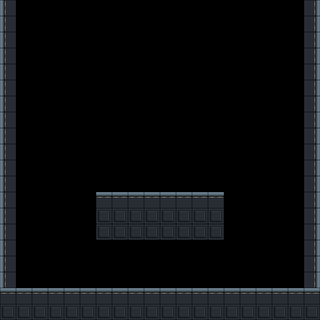

This is a level from a 2D game, rendered from its Tiled map with the project's own tilesets. A one-line summary and the complete map file follow:
An orthogonal 20x20 tile map with 16x16 px tiles, 1 tile layer (wg-tiles) and 2 objects (entry_bottom, exit_top).

<map version="1.10" tiledversion="1.11.2" orientation="orthogonal" renderorder="right-down" width="20" height="20" tilewidth="16" tileheight="16" infinite="0" nextlayerid="5" nextobjectid="6">
 <properties>
  <property name="biome" value="default" />
  <property name="chunk_id" value="vertical_break_01" />
  <property name="difficulty" type="int" value="1" />
  <property name="max_enemies" type="int" value="0" />
  <property name="min_enemies" type="int" value="0" />
  <property name="tags" value="break" />
 </properties>
 <tileset firstgid="1" source="../levels/tilesets/cyberpunk-tiles.tsx" />
 <layer id="1" name="wg-tiles" width="20" height="20">
  <properties>
   <property name="render" type="bool" value="true" />
  </properties>
  <data encoding="csv">
18,0,0,0,0,0,0,0,0,0,0,0,0,0,0,0,0,0,0,17,
18,0,0,0,0,0,0,0,0,0,0,0,0,0,0,0,0,0,0,17,
18,0,0,0,0,0,0,0,0,0,0,0,0,0,0,0,0,0,0,17,
18,0,0,0,0,0,0,0,0,0,0,0,0,0,0,0,0,0,0,17,
18,0,0,0,0,0,0,0,0,0,0,0,0,0,0,0,0,0,0,17,
18,0,0,0,0,0,0,0,0,0,0,0,0,0,0,0,0,0,0,17,
18,0,0,0,0,0,0,0,0,0,0,0,0,0,0,0,0,0,0,17,
18,0,0,0,0,0,0,0,0,0,0,0,0,0,0,0,0,0,0,17,
18,0,0,0,0,0,0,0,0,0,0,0,0,0,0,0,0,0,0,17,
18,0,0,0,0,0,0,0,0,0,0,0,0,0,0,0,0,0,0,17,
18,0,0,0,0,0,0,0,0,0,0,0,0,0,0,0,0,0,0,17,
18,0,0,0,0,0,0,0,0,0,0,0,0,0,0,0,0,0,0,17,
18,0,0,0,0,0,16,16,16,16,16,16,16,16,0,0,0,0,0,17,
18,0,0,0,0,0,28,28,28,28,28,28,28,28,0,0,0,0,0,17,
18,0,0,0,0,0,28,28,28,28,28,28,28,28,0,0,0,0,0,17,
18,0,0,0,0,0,0,0,0,0,0,0,0,0,0,0,0,0,0,17,
18,0,0,0,0,0,0,0,0,0,0,0,0,0,0,0,0,0,0,17,
18,0,0,0,0,0,0,0,0,0,0,0,0,0,0,0,0,0,0,17,
16,16,16,16,16,16,16,16,16,16,16,16,16,16,16,16,16,16,16,16,
28,28,28,28,28,28,28,28,28,28,28,28,28,28,28,28,28,28,28,28
</data>
 </layer>
 <objectgroup id="2" name="Connections">
  <object id="1" name="entry_bottom" x="128" y="320" width="48">
   <properties>
    <property name="edge" value="bottom" />
    <property name="slot" type="int" value="0" />
   </properties>
  </object>
  <object id="2" name="exit_top" x="128" y="0" width="48">
   <properties>
    <property name="edge" value="top" />
    <property name="slot" type="int" value="0" />
   </properties>
  </object>
 </objectgroup>
</map>
